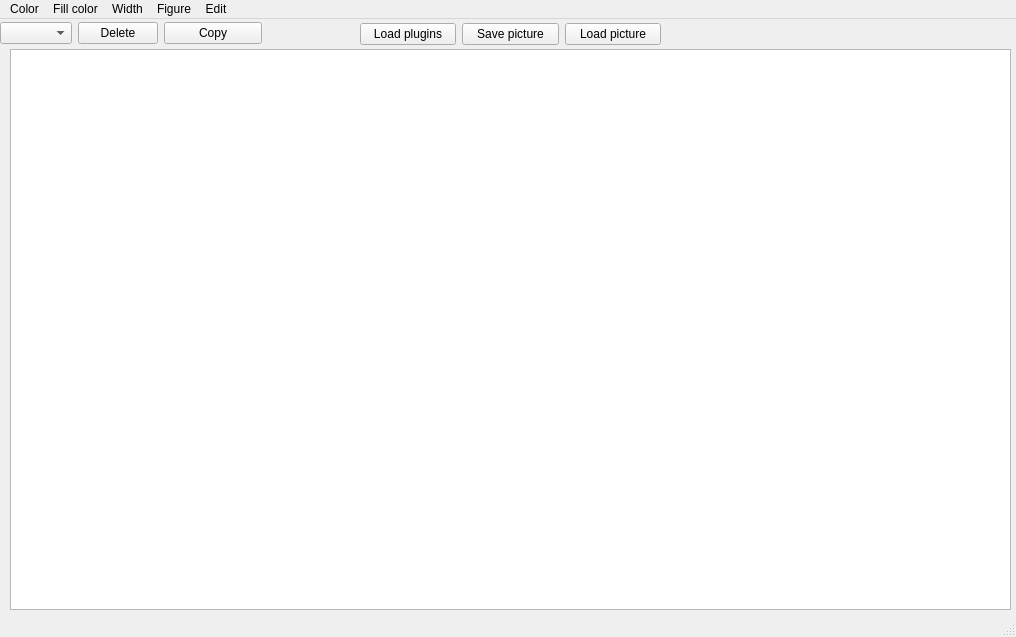
<?xml version="1.0" encoding="UTF-8"?>
<ui version="4.0">
 <class>MainWindow</class>
 <widget class="QMainWindow" name="MainWindow">
  <property name="geometry">
   <rect>
    <x>0</x>
    <y>0</y>
    <width>1016</width>
    <height>637</height>
   </rect>
  </property>
  <property name="windowTitle">
   <string>MainWindow</string>
  </property>
  <widget class="QWidget" name="centralwidget">
   <widget class="QGraphicsView" name="graphicsView">
    <property name="geometry">
     <rect>
      <x>10</x>
      <y>30</y>
      <width>1001</width>
      <height>561</height>
     </rect>
    </property>
    <property name="mouseTracking">
     <bool>true</bool>
    </property>
   </widget>
   <widget class="QWidget" name="layoutWidget">
    <property name="geometry">
     <rect>
      <x>0</x>
      <y>0</y>
      <width>262</width>
      <height>29</height>
     </rect>
    </property>
    <layout class="QHBoxLayout" name="horizontalLayout_2">
     <item>
      <layout class="QHBoxLayout" name="horizontalLayout">
       <item>
        <widget class="QComboBox" name="comboBox"/>
       </item>
       <item>
        <widget class="QPushButton" name="pushButton">
         <property name="text">
          <string>Delete</string>
         </property>
        </widget>
       </item>
      </layout>
     </item>
     <item>
      <widget class="QPushButton" name="pushButton_2">
       <property name="text">
        <string>Copy</string>
       </property>
      </widget>
     </item>
    </layout>
   </widget>
   <widget class="QWidget" name="">
    <property name="geometry">
     <rect>
      <x>360</x>
      <y>0</y>
      <width>301</width>
      <height>31</height>
     </rect>
    </property>
    <layout class="QHBoxLayout" name="horizontalLayout_3">
     <item>
      <widget class="QPushButton" name="pushButton_3">
       <property name="text">
        <string>Load plugins</string>
       </property>
      </widget>
     </item>
     <item>
      <widget class="QPushButton" name="pushButton_4">
       <property name="text">
        <string>Save picture</string>
       </property>
      </widget>
     </item>
     <item>
      <widget class="QPushButton" name="pushButton_5">
       <property name="text">
        <string>Load picture</string>
       </property>
      </widget>
     </item>
    </layout>
   </widget>
  </widget>
  <widget class="QMenuBar" name="menubar">
   <property name="geometry">
    <rect>
     <x>0</x>
     <y>0</y>
     <width>1016</width>
     <height>22</height>
    </rect>
   </property>
   <widget class="QMenu" name="menuColor">
    <property name="title">
     <string>Color</string>
    </property>
    <addaction name="actionRed"/>
    <addaction name="actionGreen"/>
    <addaction name="actionBlue"/>
   </widget>
   <widget class="QMenu" name="menuWidth">
    <property name="title">
     <string>Width</string>
    </property>
    <addaction name="action3"/>
    <addaction name="action6"/>
    <addaction name="action9"/>
    <addaction name="action12"/>
   </widget>
   <widget class="QMenu" name="menuFill_color">
    <property name="title">
     <string>Fill color</string>
    </property>
    <addaction name="actionRed_2"/>
    <addaction name="actionGreen_2"/>
    <addaction name="actionBlue_2"/>
   </widget>
   <widget class="QMenu" name="menuFigure">
    <property name="title">
     <string>Figure</string>
    </property>
    <addaction name="actionLine"/>
    <addaction name="actionRectangle"/>
    <addaction name="actionEllipse"/>
    <addaction name="actionPolygon"/>
    <addaction name="actionPolyline"/>
   </widget>
   <widget class="QMenu" name="menuEdit">
    <property name="title">
     <string>Edit</string>
    </property>
    <addaction name="actionUndo"/>
    <addaction name="actionRedo"/>
   </widget>
   <addaction name="menuColor"/>
   <addaction name="menuFill_color"/>
   <addaction name="menuWidth"/>
   <addaction name="menuFigure"/>
   <addaction name="menuEdit"/>
  </widget>
  <widget class="QStatusBar" name="statusbar"/>
  <action name="actionRed">
   <property name="text">
    <string>Red</string>
   </property>
  </action>
  <action name="actionGreen">
   <property name="text">
    <string>Green</string>
   </property>
  </action>
  <action name="actionBlue">
   <property name="text">
    <string>Blue</string>
   </property>
  </action>
  <action name="action3">
   <property name="text">
    <string>3</string>
   </property>
  </action>
  <action name="action6">
   <property name="text">
    <string>6</string>
   </property>
  </action>
  <action name="action9">
   <property name="text">
    <string>9</string>
   </property>
  </action>
  <action name="action12">
   <property name="text">
    <string>12</string>
   </property>
  </action>
  <action name="actionRed_2">
   <property name="text">
    <string>Red</string>
   </property>
  </action>
  <action name="actionGreen_2">
   <property name="text">
    <string>Green</string>
   </property>
  </action>
  <action name="actionBlue_2">
   <property name="text">
    <string>Blue</string>
   </property>
  </action>
  <action name="actionLine">
   <property name="text">
    <string>Line</string>
   </property>
  </action>
  <action name="actionRectangle">
   <property name="text">
    <string>Rectangle</string>
   </property>
  </action>
  <action name="actionEllipse">
   <property name="text">
    <string>Ellipse</string>
   </property>
  </action>
  <action name="actionPolygon">
   <property name="text">
    <string>Polygon</string>
   </property>
  </action>
  <action name="actionPolyline">
   <property name="text">
    <string>Polyline</string>
   </property>
  </action>
  <action name="actionUndo">
   <property name="text">
    <string>Undo</string>
   </property>
  </action>
  <action name="actionRedo">
   <property name="text">
    <string>Redo</string>
   </property>
  </action>
 </widget>
 <resources/>
 <connections/>
</ui>
